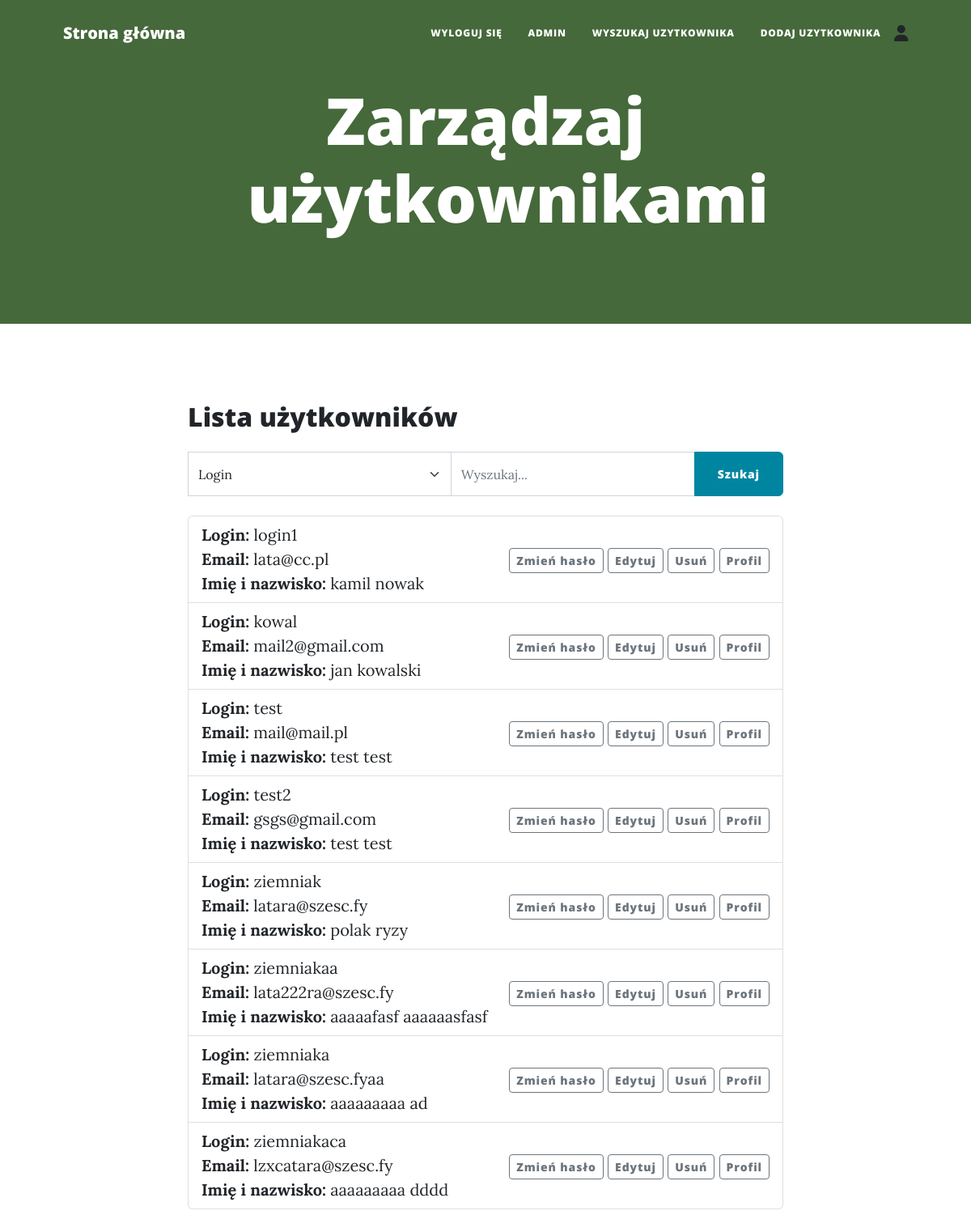
The app's page /users_and_search (signed in) with its own data.
### main.py (models this page shows)
class User(UserMixin, db.Model):
    __tablename__ = "users"
    id = db.Column(db.Integer, primary_key=True)
    login = db.Column(db.String(20),unique =True,nullable=False)
    password = db.Column(db.String(100),nullable=False)
    name= db.Column(db.String(30),nullable=False)
    last_name= db.Column(db.String(30),nullable=False)
    city = db.Column(db.String(30),nullable=False)
    postal_code = db.Column(db.String(6),nullable=False)
    street = db.Column(db.String(20),nullable=False)
    street_number = db.Column(db.String,nullable=False)
    flat_number = db.Column(db.String)
    pesel = db.Column(db.String(30), unique = True,nullable=False)
    birth_date = db.Column(db.Date,nullable=False)
    sex = db.Column(db.String(15))
    email = db.Column(db.String(100), unique=True,nullable=False)
    phone = db.Column(db.Integer)
    pass_ch_req=db.Column(db.String)
    password_history=db.Column(db.String)

### main.py (the view)
@app.route('/users_and_search', methods=['GET', 'POST'])
@admin_only
def user_search():
    search_form = SearchForm()
    users = []
    query = request.args.get('query', '').lower()
    category = request.args.get('search_category', '')
    if category and query:
        if category.isdigit():
            category = int(category)
            if category == 1:  # Login
                users = User.query.filter(User.login.ilike(f'%{query}%')).all()
            elif category == 2:  # E-mail
                users = User.query.filter(User.email.ilike(f'%{query}%')).all()
            elif category == 3:  # Imię i nazwisko
                queries = query.split()
                if len(queries) == 2:
                    first_name, last_name = queries
                    users = User.query.filter(User.name.ilike(f'%{first_name}%'), User.last_name.ilike(f'%{last_name}%')).all()
                elif len(queries) == 1:
                    search_query = queries[0]
                    users = User.query.filter(or_(User.name.ilike(f'%{search_query}%'), User.last_name.ilike(f'%{search_query}%'))).all()
                else:
                    users = User.query.all()
    else:
        users = User.query.all()
    return render_template("users_and_search.html", search_form=search_form, users=users)

### forms.py
class SearchForm(FlaskForm):
    query = StringField('Query', validators=[DataRequired()])
    submit = SubmitField('Search')
    search_category = SelectField('Search Category', choices=[(1, 'Login'),(2, 'E-mail'),(3, 'Imię i nazwisko')], validators=[DataRequired()])

### main.py (called while the page is built)
@login_manager.user_loader
def load_user(user_id):
    return db.get_or_404(User, user_id)

def admin_only(f):
    @wraps(f)
    def decorated_function(*args, **kwargs):
        if not current_user.is_authenticated:
            return redirect(url_for('login'))
        if current_user.id != 1:
            return abort(403)
        return f(*args, **kwargs)
    return decorated_function

### templates/users_and_search.html (shortened to what this page needs)
{% include "header.html" %}
<header class="masthead">
    <div class="container position-relative px-4 px-lg-5">
        <div class="row gx-4 gx-lg-5 justify-content-center">
            <div class="col-md-10 col-lg-8 col-xl-7">
                <div class="page-heading">
                    <h1>Zarządzaj użytkownikami</h1>
                </div>
            </div>
        </div>
    </div>
</header>
<div class="container">
    <div class="row">
        <div class="col-md-8 mx-auto">
            <h2 class="mt-5 mb-4">Lista użytkowników</h2>
            <form action="{{ url_for('user_search') }}" method="GET" class="mb-4">
                <div class="input-group">
                    <select class="form-select" name="search_category">
                        <option value="1">Login</option>
                    </select>
                    <input type="text" name="query" class="form-control" placeholder="Wyszukaj...">
                    <button type="submit" class="btn btn-primary">Szukaj</button>
                </div>
            </form>
            <ul class="list-group">
                {% for user in users %}
                     {% if user.id != 1 %}
                    <li class="list-group-item d-flex justify-content-between align-items-center">
                        <div>
                            <strong>Login:</strong> {{ user.login }}<br>
                            <strong>Email:</strong> {{ user.email }}<br>
                            <strong>Imię i nazwisko:</strong> {{ user.name }} {{ user.last_name }}
                        </div>
                        <div>
                            <a href="{{ url_for('admin_passwordchange', user_id=user.id) }}" class="btn btn-outline-secondary btn-sm">Zmień hasło</a>
                            <a href="{{ url_for('edit_user', user_id=user.id) }}" class="btn btn-outline-secondary btn-sm">Edytuj</a>
                            <a href="#" class="btn btn-outline-secondary btn-sm" onclick="confirmDelete('{{ url_for('user_delete', user_id=user.id) }}')">Usuń</a>
                            <a href="{{ url_for('user_profile', user_id=user.id) }}" class="btn btn-outline-secondary btn-sm">Profil</a>
                        </div>
                    </li>
                    {% endif %}
                {% else %}
                <li class="list-group-item">Brak użytkowników</li>
                {% endfor %}
            </ul>
        </div>
    </div>
</div>
{% include "footer.html" %}

### records on screen
User: login "login1", email "lata@cc.pl", name "kamil", last_name "nowak"
User: login "kowal", email "mail2@gmail.com", name "jan", last_name "kowalski"
User: login "test", email "mail@mail.pl", name "test", last_name "test"
User: login "test2", email "gsgs@gmail.com", name "test", last_name "test"
User: login "ziemniak", email "latara@szesc.fy", name "polak", last_name "ryzy"
User: login "ziemniakaa", email "lata222ra@szesc.fy", name "aaaaafasf", last_name "aaaaaasfasf"
User: login "ziemniaka", email "latara@szesc.fyaa", name "aaaaaaaaa", last_name "ad"
User: login "ziemniakaca", email "lzxcatara@szesc.fy", name "aaaaaaaaa", last_name "dddd"
